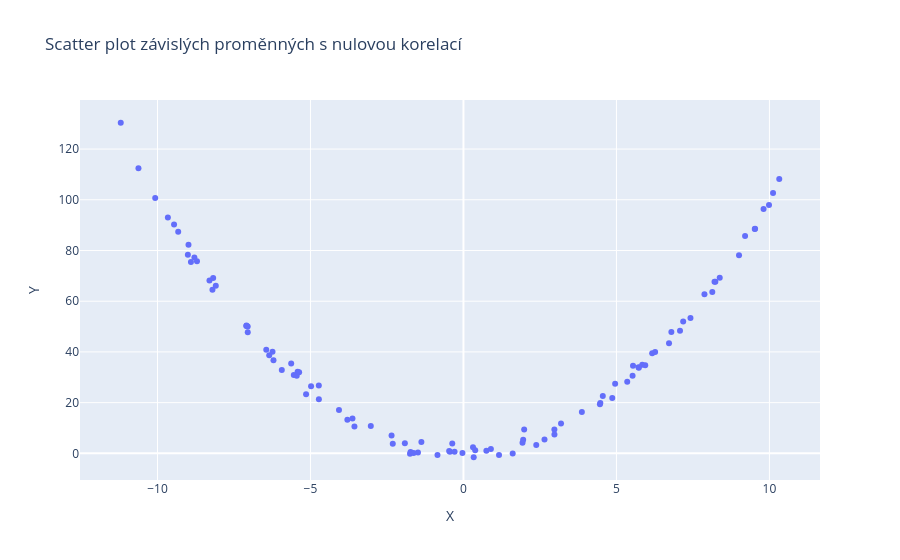

This figure's notebook cell:
### Code cell
import numpy as np
import plotly.express as px

# Generate data
n_sim = 100
np.random.seed(42)
X = np.linspace(-10, 10, n_sim)+np.random.normal(0, 2, n_sim)
Y = X**2 + np.random.normal(0, 2, n_sim)  # Nonlinear dependence

# Calculate covariance and correlation
cov_xy = np.cov(X, Y)[0, 1]
cor_xy = np.corrcoef(X, Y)[0, 1]

# Print results
print(f"Kovariance mezi X a Y: {cov_xy:.3f}")
print(f"Korelace mezi X a Y: {cor_xy:.3f}")

# Create scatter plot
fig = px.scatter(x=X, y=Y, labels={'x': 'X', 'y': 'Y'}, title='Scatter plot závislých proměnných s nulovou korelací')
fig.show()

### Figure 1 — Plotly figure (JSON) as saved in the notebook; plotly's stock layout.template omitted (floating-point values rounded to 4 significant figures)
{"data": [{"hovertemplate": "X=%{x}<br>Y=%{y}<extra></extra>", "legendgroup": "", "marker": {"color": "#636efa", "symbol": "circle"}, "mode": "markers", "name": "", "orientation": "v", "showlegend": false, "type": "scatter", "x": [-9.007, -10.07, -8.301, -6.348, -9.66, -9.458, -5.629, -7.051, -9.323, -7.097, -8.907, -8.709, -7.092, -11.2, -10.62, -8.094, -8.793, -5.937, -8.18, -8.986, -3.028, -6.209, -5.42, -8.203, -6.24, -4.728, -7.049, -3.794, -5.545, -4.725, -5.143, -0.03282, -3.562, -5.449, -1.486, -5.371, -2.31, -6.445, -4.98, -1.727, -0.4423, -1.374, -1.746, -1.915, -4.068, -2.349, -1.628, 1.609, 0.3842, -3.627, 0.7492, -0.4671, -0.8488, 1.93, 2.971, 2.974, -0.3653, 0.8967, 2.38, 3.87, 1.163, 1.952, 0.3126, 0.3349, 4.554, 5.844, 3.189, 5.542, 4.461, 2.649, 4.864, 7.42, 4.474, 7.877, -0.29, 6.795, 5.528, 4.958, 5.941, 1.984, 5.722, 7.078, 9.521, 5.731, 5.353, 6.168, 9.205, 8.233, 6.718, 9.006, 8.376, 10.32, 7.182, 8.133, 8.206, 6.265, 9.986, 10.12, 9.808, 9.531], "xaxis": "x", "y": [78.29, 100.7, 68.21, 38.69, 93.0, 90.27, 35.46, 50.07, 87.43, 50.21, 75.49, 75.8, 50.41, 130.4, 112.4, 66.12, 77.25, 32.91, 69.19, 82.26, 10.75, 36.73, 32.19, 64.49, 40.11, 26.73, 47.71, 13.26, 30.94, 21.32, 23.35, 0.1382, 10.57, 30.64, 0.37, 31.95, 3.767, 40.89, 26.42, 0.5225, 0.6505, 4.503, -0.1649, 4.038, 17.07, 7.08, 0.1776, -0.05141, 1.191, 13.75, 1.062, 0.9111, -0.6396, 4.191, 9.414, 7.414, 3.865, 1.752, 3.28, 16.29, -0.5971, 5.384, 2.415, -1.529, 22.67, 34.98, 11.82, 34.51, 19.41, 5.511, 21.88, 53.42, 19.86, 62.73, 0.6375, 47.83, 30.58, 27.48, 34.77, 9.378, 34.0, 48.38, 88.52, 33.81, 28.2, 39.47, 85.67, 67.64, 43.44, 78.08, 69.26, 108.2, 52.01, 63.65, 67.68, 40.02, 97.96, 102.7, 96.32, 88.55], "yaxis": "y"}], "layout": {"legend": {"tracegroupgap": 0}, "title": {"text": "Scatter plot závislých proměnných s nulovou korelací"}, "xaxis": {"anchor": "y", "domain": [0, 1], "title": {"text": "X"}}, "yaxis": {"anchor": "x", "domain": [0, 1], "title": {"text": "Y"}}}}
